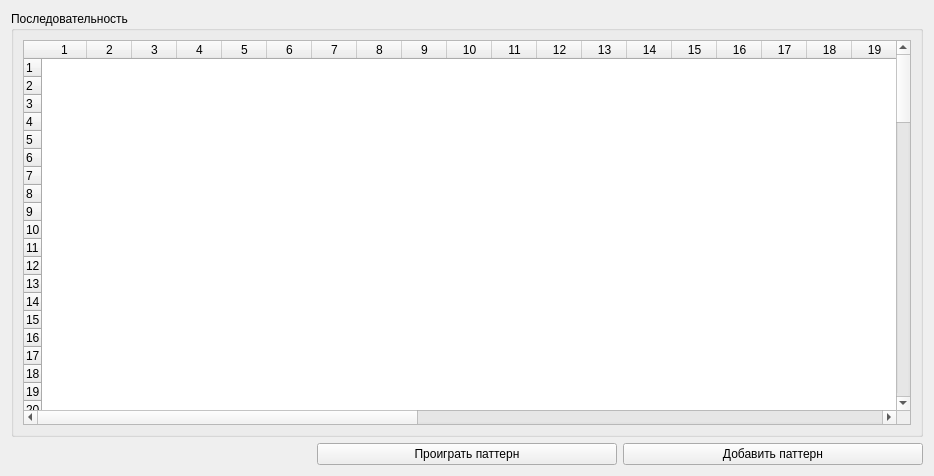
<?xml version="1.0" encoding="UTF-8"?>
<ui version="4.0">
 <class>sequence_creator_window</class>
 <widget class="QWidget" name="sequence_creator_window">
  <property name="geometry">
   <rect>
    <x>0</x>
    <y>0</y>
    <width>934</width>
    <height>476</height>
   </rect>
  </property>
  <property name="windowTitle">
   <string>Создание паттерна</string>
  </property>
  <layout class="QGridLayout" name="gridLayout_2">
   <item row="1" column="1">
    <widget class="QPushButton" name="play_sequence">
     <property name="text">
      <string>Проиграть паттерн</string>
     </property>
    </widget>
   </item>
   <item row="1" column="2">
    <widget class="QPushButton" name="add_sequence">
     <property name="text">
      <string>Добавить паттерн</string>
     </property>
    </widget>
   </item>
   <item row="0" column="0" colspan="3">
    <widget class="QGroupBox" name="groupBox">
     <property name="title">
      <string>Последовательность</string>
     </property>
     <layout class="QGridLayout" name="gridLayout">
      <item row="0" column="0">
       <widget class="QTableWidget" name="tableWidget">
        <property name="showGrid">
         <bool>false</bool>
        </property>
        <property name="cornerButtonEnabled">
         <bool>false</bool>
        </property>
        <property name="rowCount">
         <number>96</number>
        </property>
        <property name="columnCount">
         <number>40</number>
        </property>
        <attribute name="horizontalHeaderMinimumSectionSize">
         <number>45</number>
        </attribute>
        <attribute name="horizontalHeaderDefaultSectionSize">
         <number>45</number>
        </attribute>
        <attribute name="verticalHeaderMinimumSectionSize">
         <number>15</number>
        </attribute>
        <attribute name="verticalHeaderDefaultSectionSize">
         <number>15</number>
        </attribute>
        <row/>
        <row/>
        <row/>
        <row/>
        <row/>
        <row/>
        <row/>
        <row/>
        <row/>
        <row/>
        <row/>
        <row/>
        <row/>
        <row/>
        <row/>
        <row/>
        <row/>
        <row/>
        <row/>
        <row/>
        <row/>
        <row/>
        <row/>
        <row/>
        <row/>
        <row/>
        <row/>
        <row/>
        <row/>
        <row/>
        <row/>
        <row/>
        <row/>
        <row/>
        <row/>
        <row/>
        <row/>
        <row/>
        <row/>
        <row/>
        <row/>
        <row/>
        <row/>
        <row/>
        <row/>
        <row/>
        <row/>
        <row/>
        <row/>
        <row/>
        <row/>
        <row/>
        <row/>
        <row/>
        <row/>
        <row/>
        <row/>
        <row/>
        <row/>
        <row/>
        <row/>
        <row/>
        <row/>
        <row/>
        <row/>
        <row/>
        <row/>
        <row/>
        <row/>
        <row/>
        <row/>
        <row/>
        <row/>
        <row/>
        <row/>
        <row/>
        <row/>
        <row/>
        <row/>
        <row/>
        <row/>
        <row/>
        <row/>
        <row/>
        <row/>
        <row/>
        <row/>
        <row/>
        <row/>
        <row/>
        <row/>
        <row/>
        <row/>
        <row/>
        <row/>
        <row/>
        <column/>
        <column/>
        <column/>
        <column/>
        <column/>
        <column/>
        <column/>
        <column/>
        <column/>
        <column/>
        <column/>
        <column/>
        <column/>
        <column/>
        <column/>
        <column/>
        <column/>
        <column/>
        <column/>
        <column/>
        <column/>
        <column/>
        <column/>
        <column/>
        <column/>
        <column/>
        <column/>
        <column/>
        <column/>
        <column/>
        <column/>
        <column/>
        <column/>
        <column/>
        <column/>
        <column/>
        <column/>
        <column/>
        <column/>
        <column/>
       </widget>
      </item>
     </layout>
    </widget>
   </item>
  </layout>
 </widget>
 <resources/>
 <connections/>
</ui>
